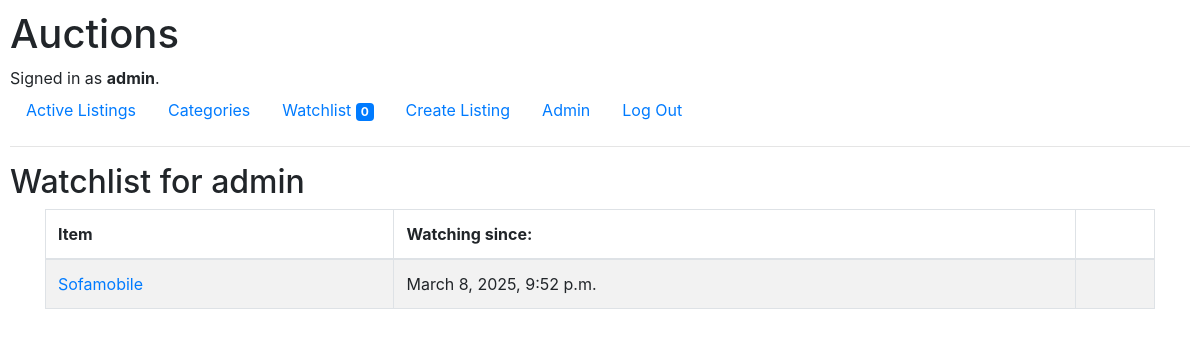
The page /listings/watch (signed in) on the database as committed earlier.
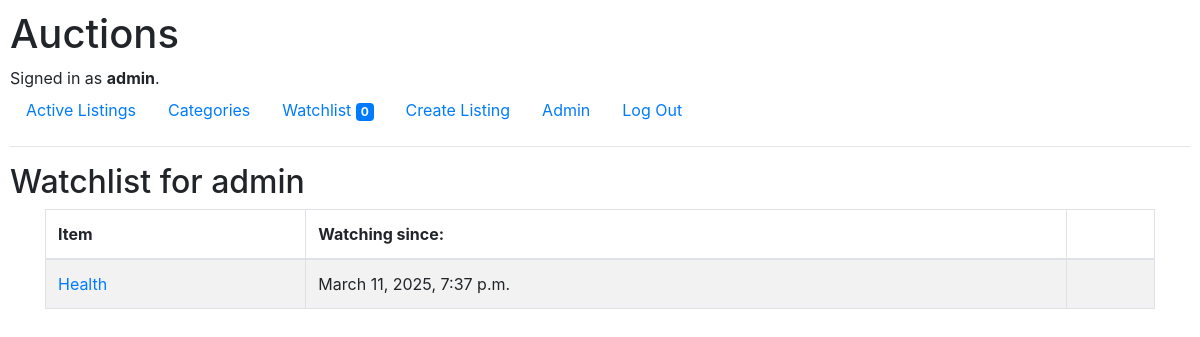
The same page on the database as committed later.
### auctions/models.py (models this page shows, shortened)
class User(AbstractUser):
    number_on_watchlist = models.CharField(blank=True, max_length=8)

class Watch(models.Model):
    watcher = models.ForeignKey(User, on_delete=models.CASCADE, related_name="watchlist")
    item = models.ForeignKey(Listings, on_delete=models.CASCADE)
    date = models.DateTimeField(auto_now_add=True)

class Listings(models.Model):
    vendor = models.ForeignKey(User, on_delete=models.CASCADE, related_name="user_listings")
    categories = models.ManyToManyField(Categories)
    title = models.CharField(max_length=64)
    description = models.CharField(max_length=256, blank=True, default="")
    reserve_price = models.DecimalField(decimal_places=2, max_digits=8, default=0)
    date_listed = models.DateTimeField(auto_now_add=True)
    img_file = models.CharField(max_length=64, blank=True, default="")
    active = models.BooleanField()
    def __str__(self):
        return f"{self.title}"

### auctions/views.py (the view)
# urls.py: path("listings/watch", views.watchlist, name="watchlist"),
def watchlist(request):
    user = request.user
    listings = Watch.objects.filter(watcher=user.id)
    return render(request, "auctions/watchlist.html", {
        "listings": listings
    })

### auctions/templates/auctions/watchlist.html
{% extends "auctions/layout.html" %}
{% block body %}
  <h2>Watchlist {% if user.is_authenticated %} for {{ user.username }}{% endif %}</h2>
  <div class="container">
    <div class="row">
        <div class="col-md-12">
            <table class="table table-bordered table-striped table-hover">
              <thead><th>Item</th><th>Watching since:</th><th></th></thead>
              <tbody>
              {% for listing in listings %}
                <tr><td><a href="{{ listing.item.id }}">{{ listing.item }}</a></td><td>{{ listing.date }}</td><td></td></tr>
              {% endfor %}
              </tbody>
            </table>
        </div>
    </div>
</div>
{% endblock %}

### auctions/templates/auctions/layout.html (shortened to what this page needs)
{% load static %}
<!DOCTYPE html>
<html lang="en">
    <head>
        <link rel="stylesheet" href="https://stackpath.bootstrapcdn.com/bootstrap/4.4.1/css/bootstrap.min.css">
        <link href="{% static 'auctions/styles.css' %}" rel="stylesheet">
    </head>
    <body>
        <h1>Auctions</h1>
        <div>
            {% if user.is_authenticated %}
                Signed in as <strong>{{ user.username }}</strong>.
            {% else %}
                Not signed in.
            {% endif %}
        </div>
        <ul class="nav">
            <li class="nav-item">
                <a class="nav-link" href="{% url 'index' %}">Active Listings</a>
            </li>
            <li>
                <a class="nav-link" href="{% url 'categories' %}">Categories</a>
            </li>
            {% if user.is_authenticated %}
                <li class="nav-item">
                    <a class="nav-link" href="{% url 'watchlist' %}">Watchlist <span class="badge bg-primary" style="color:#ffffff">{{ user.number_on_watchlist }}</span></a>
                </li>
                <li class="nav-item">
                    <a class="nav-link" href="{% url 'add_listing' %}">Create Listing</a>
                </li>
                {% if user.is_superuser %}
                    <li class="nav-item">
                        <a class="nav-link" href="/admin">Admin</a>
                    </li>
                {% endif %}
                <li class="nav-item">
                    <a class="nav-link" href="{% url 'logout' %}">Log Out</a>
                </li>
            {% endif %}
        </ul>
        <hr>
        {% block body %}
        {% endblock %}
    </body>
</html>

### auctions/static/auctions/styles.css (style rules this page uses)
body { padding: 10px; }

Rows that differ between the two databases and show on the page:
removed Watch: item "Sofamobile", date "March 8, 2025, 9:52 p.m."
added Watch: item "Health", date "March 11, 2025, 7:37 p.m."
